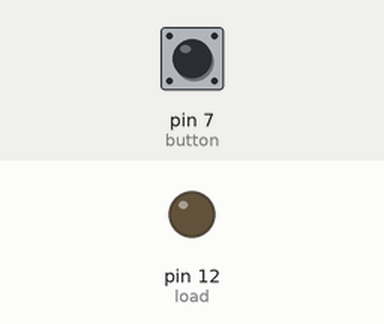
Simulated run of this sketch. Board: Arduino Uno, built with avr-gcc and run on an emulated ATmega328P. Shown: output pins drawn as LEDs (lit = HIGH). Dashed ring = blinking. The test bench sets the inputs (shaded band); at power-on: pin 7 (button) LOW. Pins used as bus, display or sensor lines are not drawn; what the sketch prints to the serial monitor is not drawn.

Above: at 1.2 s.
1.3 s: pin 7 (button) pulled HIGH for 0.15 s
At 1.35 s:
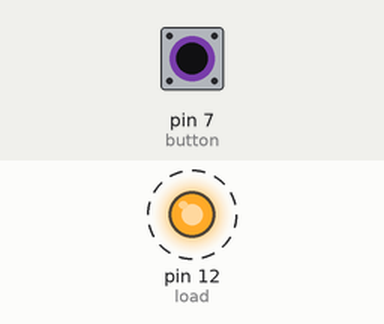
Timing chart, 0 to 10.3 s (numbered marks = the images above; inputs shaded):
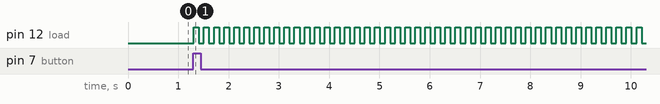

The sketch:

181102_toaster.ino
```cpp
int load = 12;
int button = 7;
int buttonPower = 5;
int roastMode = 0;
bool btnReleased = true;
void setup() {
  pinMode(load,OUTPUT);
  pinMode(buttonPower,OUTPUT);
  digitalWrite(buttonPower,HIGH);
  pinMode(button,INPUT);
  Serial.begin(9600);
  Serial.println("===========Start!===========");
}
int btnStatus = 1;
void loop() {
  btnStatusDetectAndModeSwitch();
  switch(roastMode){
    case 1:
      digitalWrite(load,HIGH);
      delay(100);
      btnStatusDetectAndModeSwitch();
      digitalWrite(load,LOW);
      delay(100);
      btnStatusDetectAndModeSwitch();
      break;
    case 2:
      for(int i = 0;i<50;i++){
        digitalWrite(load,HIGH);
        delay(10);
        btnStatusDetectAndModeSwitch();
      }
      for(int i=0;i<50;i++){
        digitalWrite(load,LOW);
        delay(10);
        btnStatusDetectAndModeSwitch();
      }
      break;
    case 3:
      digitalWrite(load,LOW);
      btnStatusDetectAndModeSwitch();
      break;
    case 4:
      for(int i=0;i<3;i++){
        digitalWrite(load,HIGH);
        delay(100);
        btnStatusDetectAndModeSwitch();
        digitalWrite(load,LOW);
        delay(100);
        btnStatusDetectAndModeSwitch();
      }
      for(int owo = 0;owo < 40;owo++){
        digitalWrite(load,LOW);
        delay(10);
        btnStatusDetectAndModeSwitch();
      }
      break;
    default: //turn off toaster
      //do nothing;
      break;
  }
}
void btnStatusDetectAndModeSwitch(){
  btnStatus =  digitalRead(button);
  if(btnStatus == 1){
    delay(5);
    if(btnStatus == 1 && btnReleased == true){
      btnReleased = false;
      if(roastMode != 4){
        roastMode += 1;
      }
      else {
        roastMode = 0;
      }
    }
  }
  else btnReleased = true;
}
```

Measured:
- after the input at 1.3 s, pin 12 (load): alternates HIGH for 0.10 s and LOW for 0.10 s, starting at once
